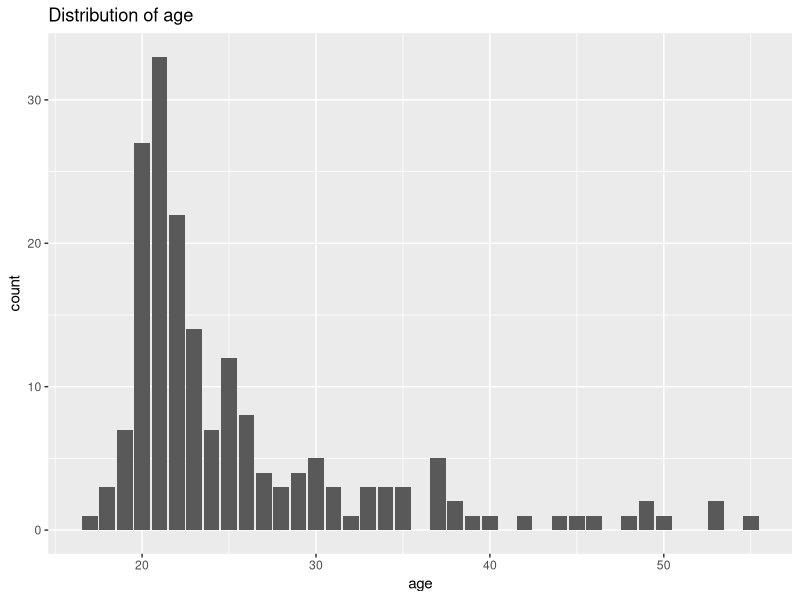
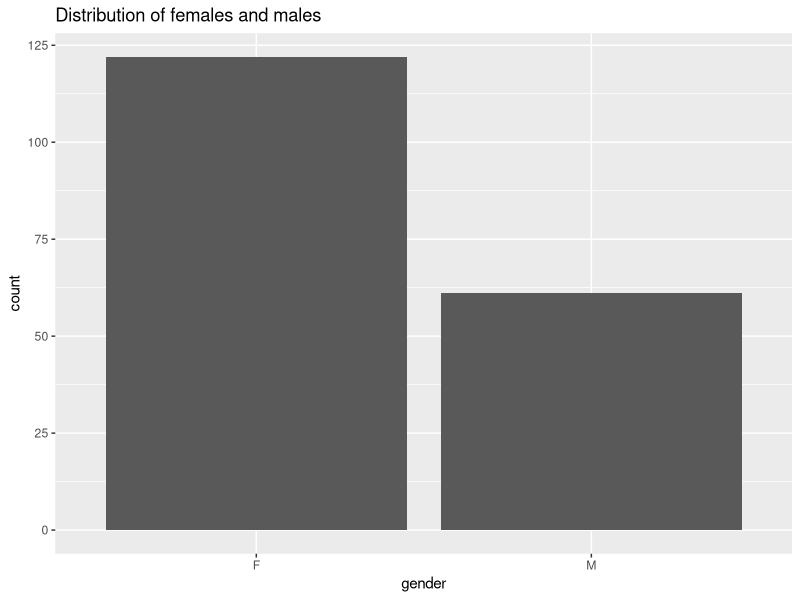
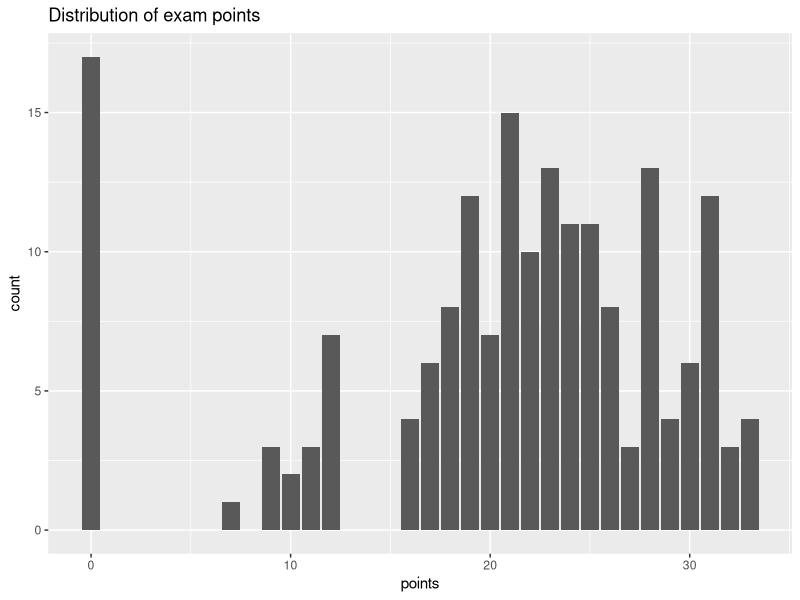
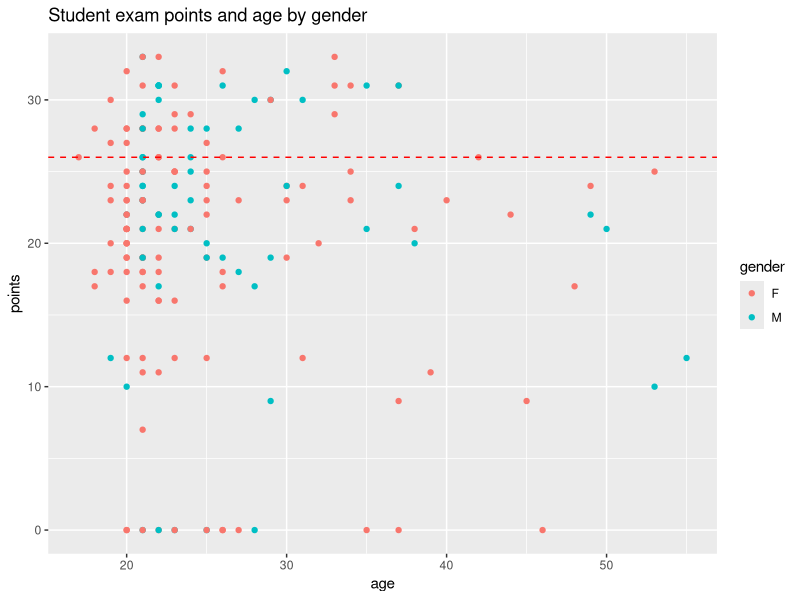
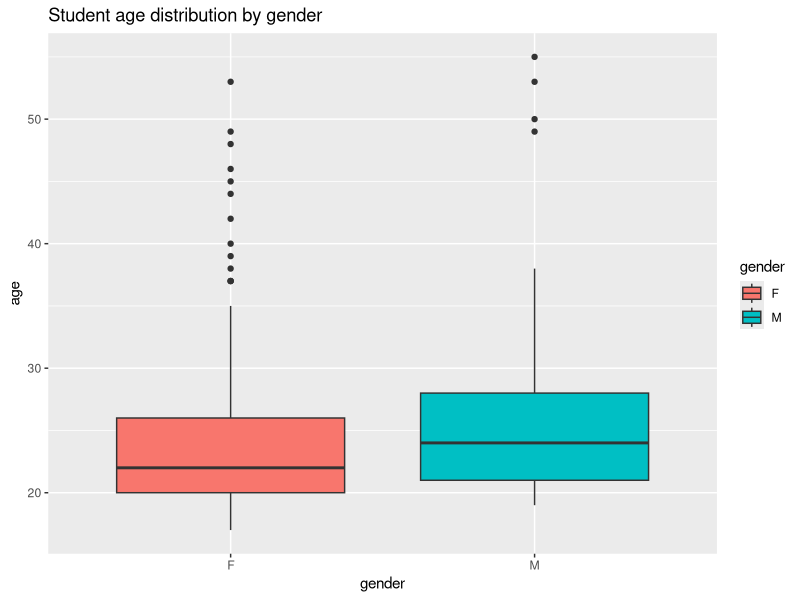
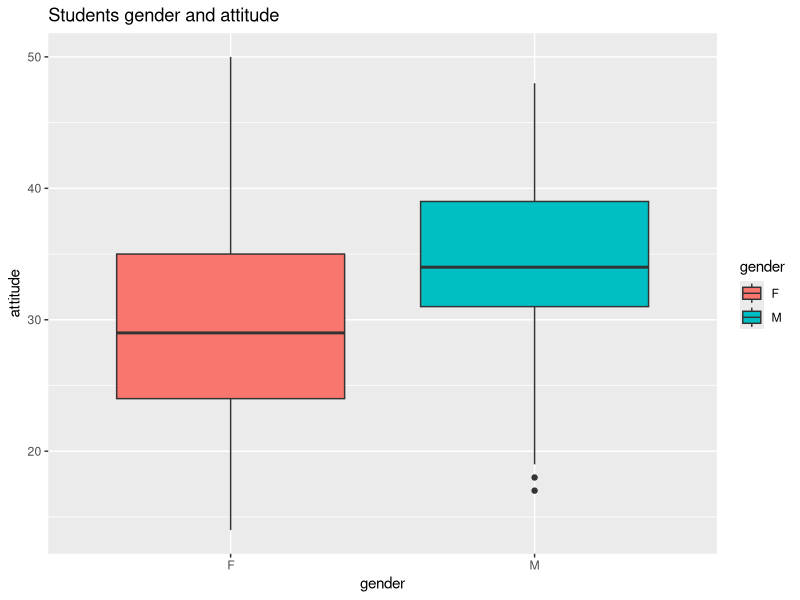
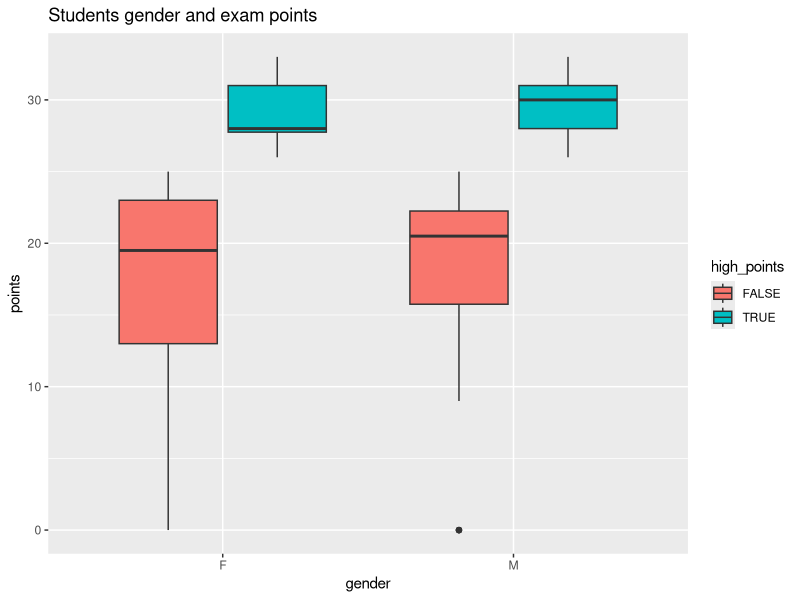
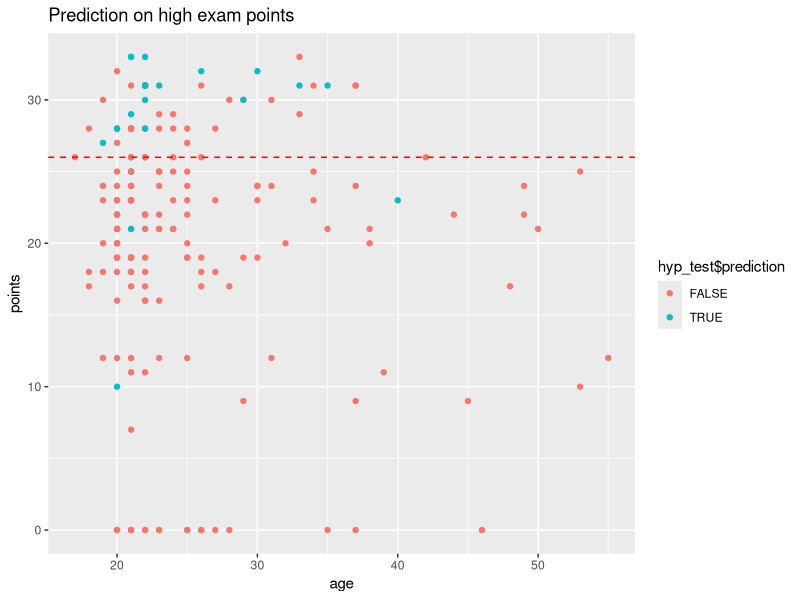

Write the R code that produced these figures, in order.
## ---- chunk 1
library(ggplot2);library(dplyr)
bluecolor <- "steelblue4"
lrn14 <- read.csv('learning2014.csv',sep=',')
str(lrn14)
## ---- chunk 2
g1 <- ggplot(lrn14, aes(x = age))
g1 + geom_bar() + ggtitle("Distribution of age")
mean(lrn14$age)
median(lrn14$age)
## ---- chunk 3
g1 <- ggplot(lrn14, aes(x = gender))
g1 + geom_bar() + ggtitle("Distribution of females and males")
## ---- chunk 4
g1 <- ggplot(lrn14, aes(x = points))
g1 + geom_bar() + ggtitle("Distribution of exam points")
## ---- chunk 5
quantile(lrn14$points)
lrn14 <- mutate(lrn14, high_points = points >= 26)
## ---- chunk 6
g1 <- ggplot(lrn14, aes(x = age, y = points, col=gender)) + geom_point()
g1 + ggtitle("Student exam points and age by gender") + geom_hline(yintercept=26,linetype="dashed", color = "red")
## ---- chunk 7
g1 <- ggplot(lrn14, aes(x = gender, y = age, fill=gender))
g1 + geom_boxplot() + ggtitle("Student age distribution by gender")
## ---- chunk 8
g1 <- ggplot(lrn14, aes(x = gender, y = attitude, fill=gender))
g1 + geom_boxplot() + ggtitle("Students gender and attitude")
## ---- chunk 9
g1 <- ggplot(lrn14, aes(x = gender, y = points, fill=high_points))
g1 + geom_boxplot() + ggtitle("Students gender and exam points")
## ---- chunk 10
model <- glm(high_points ~ gender+ attitude + age -1,  data = lrn14, family = "binomial")
summary(model)
## ---- chunk 11
model <- glm(high_points ~ gender+ attitude -1,  data = lrn14, family = "binomial")
summary(model)
## ---- chunk 12
OR <- coef(model) %>% exp
CI <- confint(model) %>% exp
cbind(OR, CI)
## ---- chunk 13
probabilities <- predict(model, type = "response")

hyp_test <- mutate(lrn14, probability = probabilities)
hyp_test <- mutate(hyp_test, prediction = probabilities > 0.5)
table(high_points = lrn14$high_points, prediction = probabilities > 0.5)

table(high_points = lrn14$high_points, prediction = hyp_test$prediction) %>% prop.table()  %>% addmargins()

loss_func <- function(class, prob) {
  n_wrong <- abs(class - prob) > 0.5
  mean(n_wrong)
}

loss_func(class = lrn14$high_points, prob = hyp_test$probability)

## ---- chunk 14
g1 <- ggplot(lrn14, aes(x = age, y = points, col=hyp_test$prediction)) + geom_point()
g1 + ggtitle("Prediction on high exam points") + geom_hline(yintercept=26,linetype="dashed", color = "red")
## ---- chunk 15
sub_lrn14 <- select(lrn14, one_of(c("attitude","points","age")))
set.seed(-100055)
km <-kmeans(sub_lrn14[], centers = 3)
pairs(sub_lrn14, col = km$cluster)

## ---- chunk 16
g1 <- ggplot(lrn14, aes(x = age, y = points, col=km$cluster)) + geom_point()
g1 + ggtitle("K-means clustering") + geom_hline(yintercept=26,linetype="dashed", color = "red")
